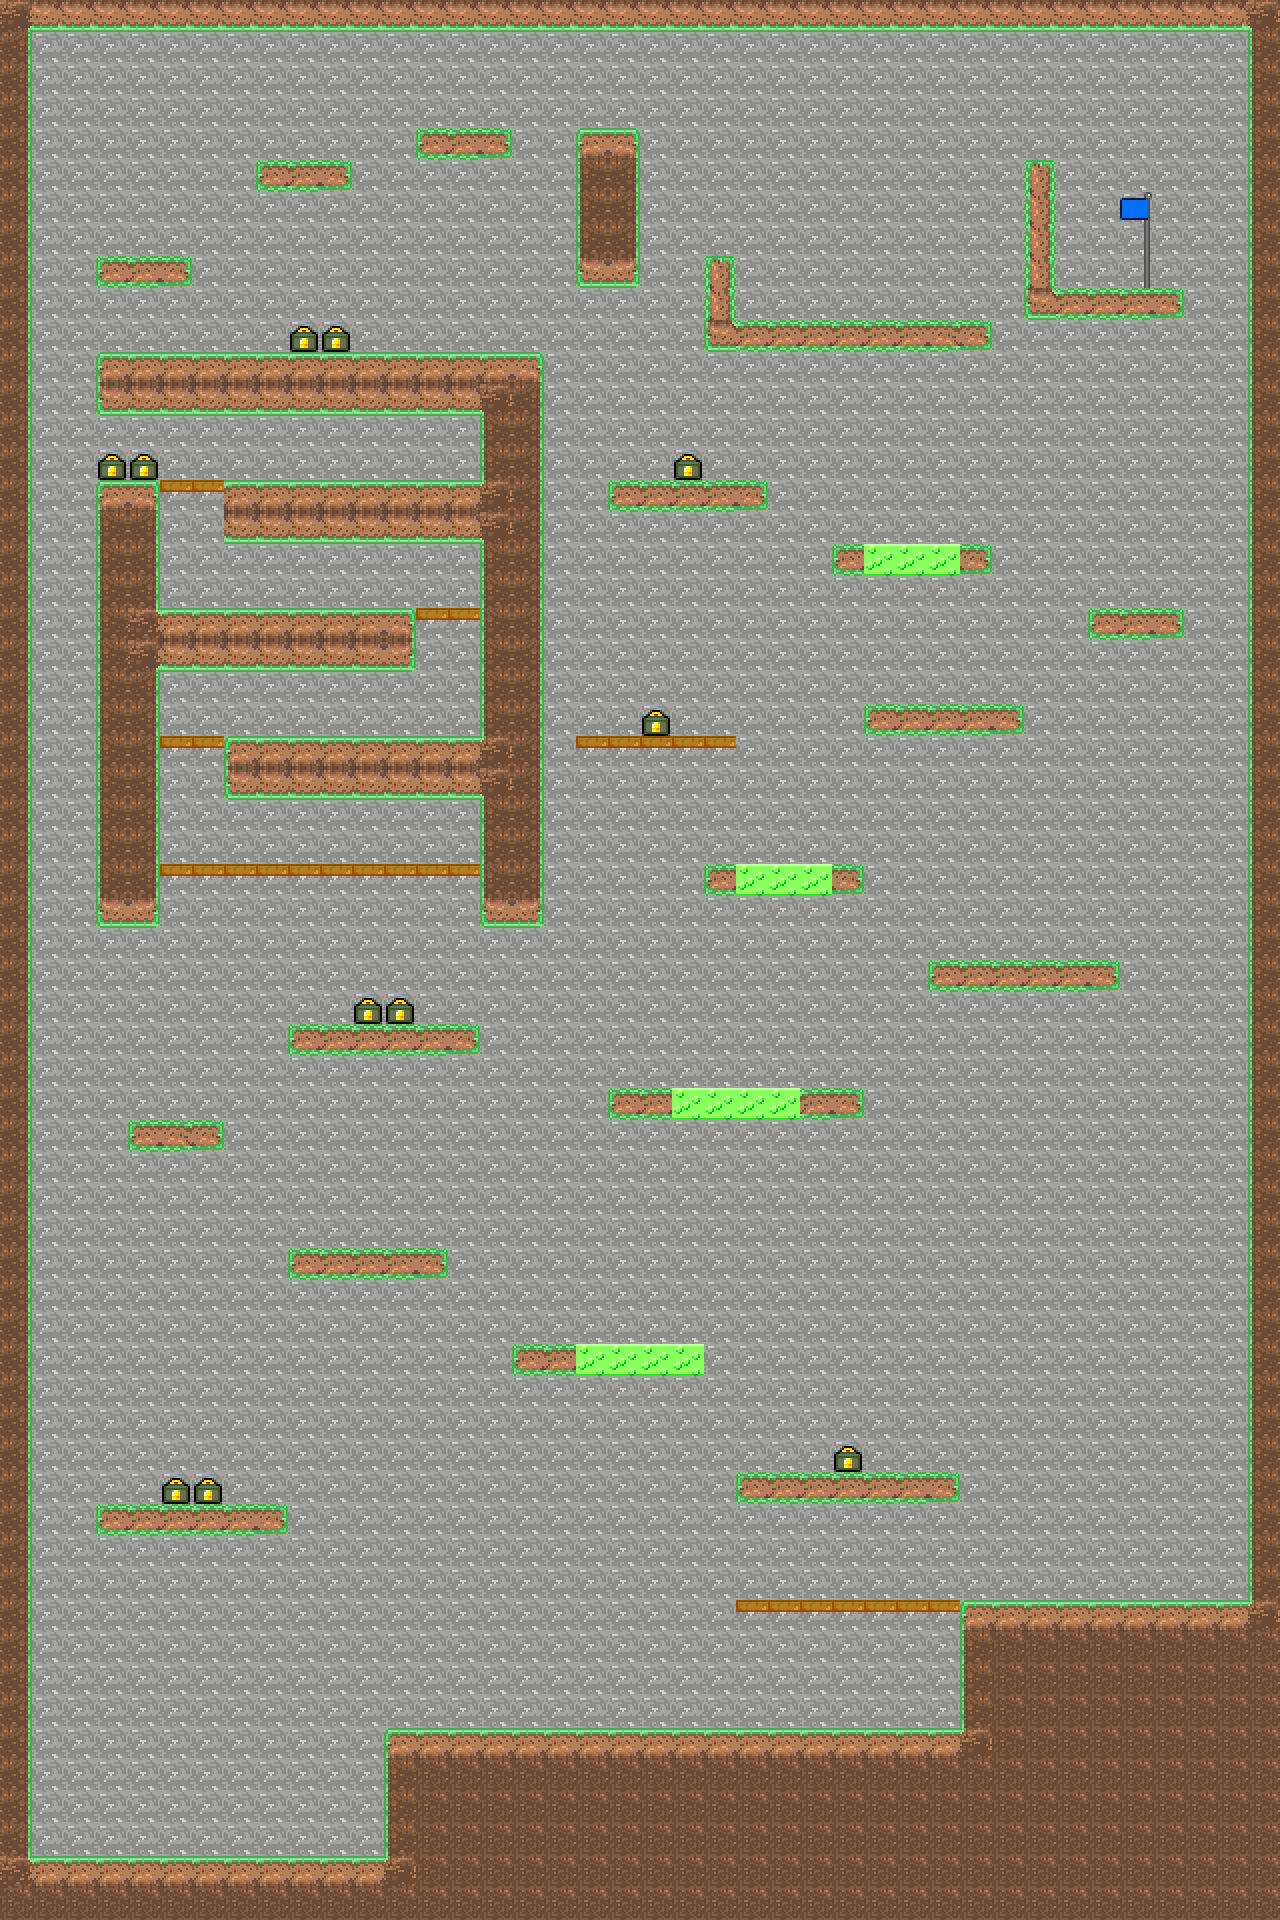

This game map was drawn from its Tiled (.tmx) file and the tilesets committed beside it. A one-line description and the trimmed map source follow:
An orthogonal 40x60 tile map with 32x32 px tiles, 6 tile layers (background, solidblock, semisolidblock, bouncyblock, ...).

<map version="1.10" tiledversion="1.11.2" orientation="orthogonal" renderorder="right-down" width="40" height="60" tilewidth="32" tileheight="32" infinite="0" nextlayerid="9" nextobjectid="1">
 <editorsettings>
  <export target="map.tmx" format="tmx" />
 </editorsettings>
 <tileset firstgid="1" name="Tileset_New" tilewidth="32" tileheight="32" tilecount="144" columns="12">
  <image source="Tileset_New.png" width="384" height="384" />
 </tileset>
 <layer id="8" name="background" width="40" height="60">
  <data>[2400 cells, 2400 non-empty, 1 distinct tile ids]</data>
 </layer>
 <layer id="2" name="solidblock" width="40" height="60">
  <data>[2400 cells, 609 non-empty, 30 distinct tile ids]</data>
 </layer>
 <layer id="3" name="semisolidblock" width="40" height="60">
  <data>[2400 cells, 28 non-empty, 2 distinct tile ids]</data>
 </layer>
 <layer id="4" name="bouncyblock" width="40" height="60">
  <data>[2400 cells, 18 non-empty, 3 distinct tile ids]</data>
 </layer>
 <layer id="5" name="ammo" width="40" height="60">
  <data>[2400 cells, 12 non-empty, 2 distinct tile ids]</data>
 </layer>
 <layer id="7" name="goal" width="40" height="60">
  <data>[2400 cells, 3 non-empty, 3 distinct tile ids]</data>
 </layer>
</map>